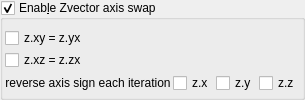
    <widget class="MyGroupBox" name="groupCheck_transf_function_enabledK_false">
     <property name="toolTip">
      <string>&lt;html&gt;&lt;head/&gt;&lt;body&gt;&lt;p&gt;Reverse vector z components and signs each iteration&lt;/p&gt;&lt;/body&gt;&lt;/html&gt;</string>
     </property>
     <property name="title">
      <string>Enab&amp;le Zvector axis swap</string>
     </property>
     <property name="checkable">
      <bool>true</bool>
     </property>
     <layout class="QVBoxLayout" name="verticalLayout_53">
      <property name="spacing">
       <number>2</number>
      </property>
      <property name="leftMargin">
       <number>2</number>
      </property>
      <property name="topMargin">
       <number>2</number>
      </property>
      <property name="rightMargin">
       <number>2</number>
      </property>
      <property name="bottomMargin">
       <number>2</number>
      </property>
      <item>
       <layout class="QGridLayout" name="gridLayout_77">
        <property name="topMargin">
         <number>5</number>
        </property>
        <item row="0" column="1">
         <widget class="MyCheckBox" name="checkBox_transf_function_enabledD_false">
          <property name="text">
           <string notr="true">z.xy = z.yx</string>
          </property>
         </widget>
        </item>
        <item row="1" column="1">
         <widget class="MyCheckBox" name="checkBox_transf_function_enabledE_false">
          <property name="text">
           <string notr="true">z.xz = z.zx</string>
          </property>
         </widget>
        </item>
       </layout>
      </item>
      <item>
       <layout class="QGridLayout" name="gridLayout_3">
        <item row="1" column="1">
         <widget class="MyCheckBox" name="checkBox_transf_function_enabledBx_false">
          <property name="text">
           <string notr="true">z.x</string>
          </property>
         </widget>
        </item>
        <item row="1" column="2">
         <widget class="MyCheckBox" name="checkBox_transf_function_enabledBy_false">
          <property name="text">
           <string notr="true">z.y</string>
          </property>
         </widget>
        </item>
        <item row="1" column="3">
         <widget class="MyCheckBox" name="checkBox_transf_function_enabledBz_false">
          <property name="text">
           <string notr="true">z.z</string>
          </property>
         </widget>
        </item>
        <item row="1" column="0">
         <widget class="QLabel" name="label_3">
          <property name="text">
           <string>reverse axis sign each iteration</string>
          </property>
          <property name="alignment">
           <set>Qt::AlignCenter</set>
          </property>
         </widget>
        </item>
       </layout>
      </item>
     </layout>
    </widget>
